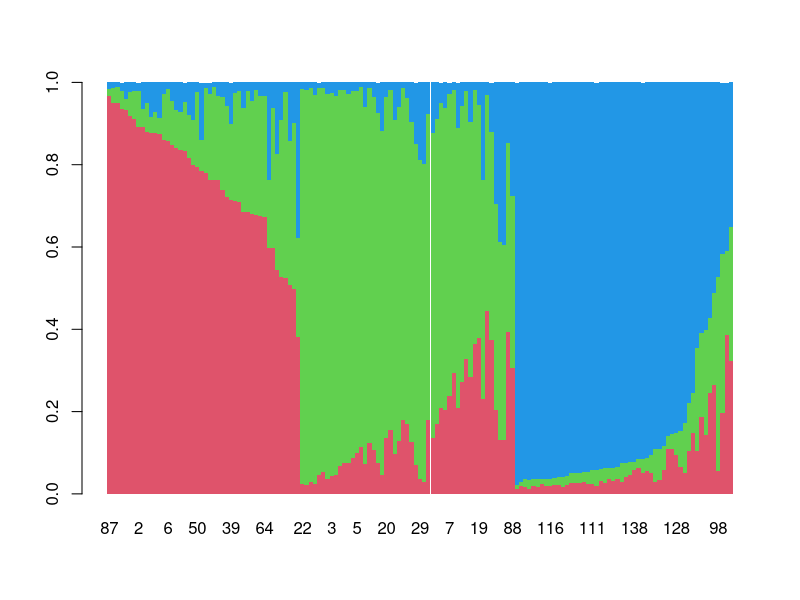

Here is the R script that generated this plot:

d <- read.table("stru.txt")

maxval <- apply(d, 1, max)
matchval <- max.col(d)
ord <- order(matchval, -maxval)
d <- d[ord,]

barplot(t(d), border=NA, space=0, col=2:7)
